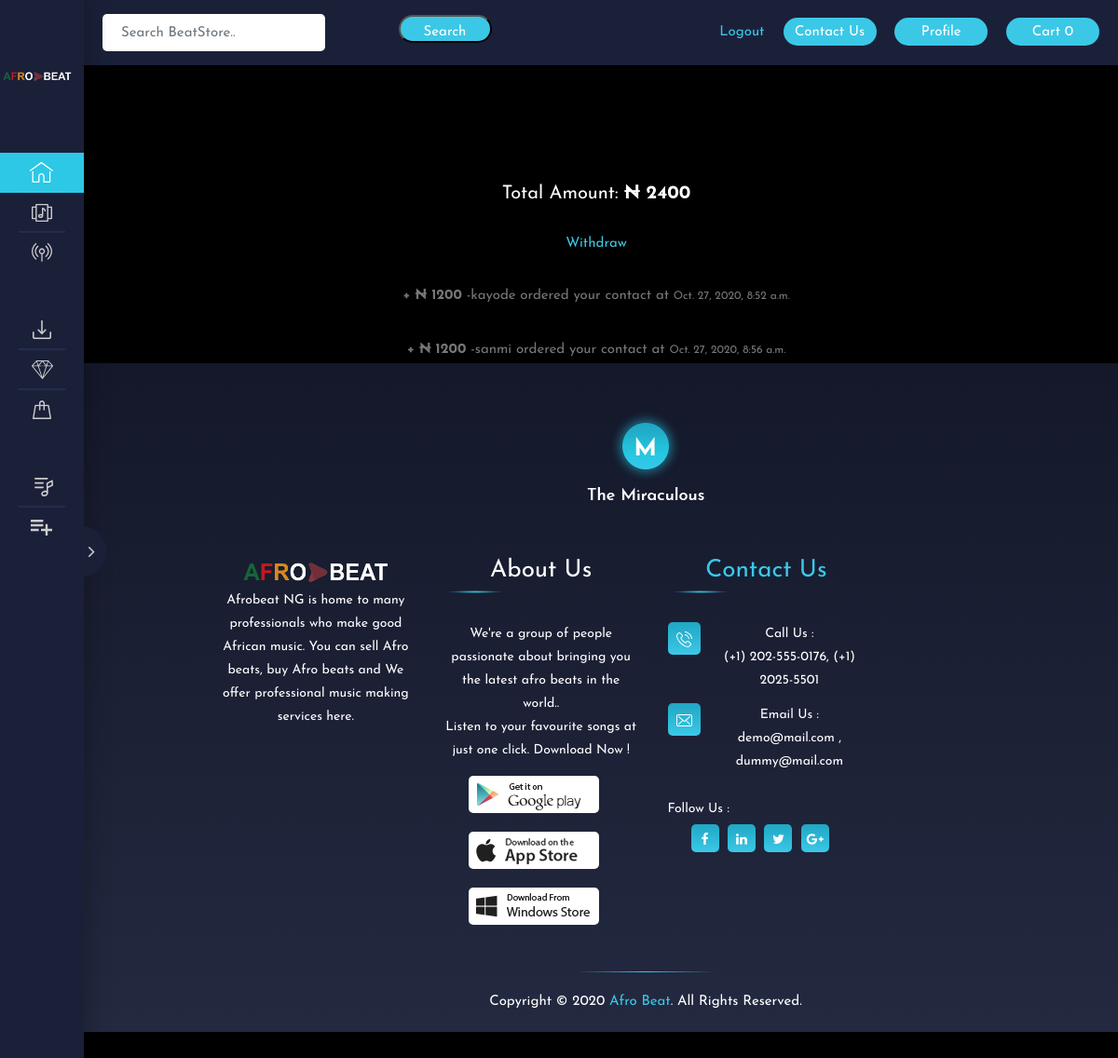
The app's page /contact-orders/ (signed in) with its own data.
### core/models.py (models this page shows, shortened)
class Order(models.Model):
    user = models.ForeignKey(settings.AUTH_USER_MODEL,
                             on_delete=models.CASCADE)
    ref_code = models.CharField(max_length=20, blank=True, null=True)
    beat = models.ManyToManyField(OrderBeat)
    start_date = models.DateTimeField(auto_now_add=True)
    ordered_date = models.DateTimeField()
    ordered = models.BooleanField(default=False)
    payment = models.ForeignKey(
        'Payment', on_delete=models.SET_NULL, blank=True, null=True)
    being_delivered = models.BooleanField(default=False)
    received = models.BooleanField(default=False)
    refund_requested = models.BooleanField(default=False)
    refund_granted = models.BooleanField(default=False)

class OrderContactProf(models.Model):
    user = models.ForeignKey(User, default=1, null=True, on_delete=models.SET_NULL)
    ordered = models.BooleanField(default=False)
    contact = models.ForeignKey(ContactProf, on_delete=models.CASCADE)
    timestamp = models.DateTimeField(auto_now_add=True)

class ContactProf(models.Model):
    user = models.OneToOneField(
        settings.AUTH_USER_MODEL, on_delete=models.CASCADE)
    price = models.IntegerField()
    company_name = models.CharField(max_length=100, blank=True)
    timestamp = models.DateTimeField(auto_now_add=True)
    def __str__(self):
        return self.user.username

### core/views.py (the view)
# urls.py: path('contact-orders/', views.contact_orders, name='conatct-orders'),
@login_required
def contact_orders(request):
	try:
	    contact = ContactProf.objects.get(user=request.user)
	    con = ContactProf.objects.filter(user=request.user)
	    for a in con:
	        cont = a
	        print(cont,'-------------')
	    contact = OrderContactProf.objects.filter(Q(ordered=True) & Q(contact=cont))
	    total = 0
	    for a in contact:
	        total += a.contact.price
	    print(total)
	    try:
	        contactcash = ContactCash.objects.get(user=request.user)
	        cash_for_me = ContactCash.objects.filter(user=request.user)
	        for a in cash_for_me:
	            mine = a.cash
	        context = {'contact': contact, 'total': mine}
	        return render(request, 'core/contact_orders.html', context)
	    except ContactCash.DoesNotExist:
	        obj_ref = ContactCash(user=request.user)
	        obj_ref = ContactCash.objects.create(user=request.user, cash=total)
	        context = {'contact': contact}
	        return render(request, 'core/contact_orders.html', context)
	except ContactProf.DoesNotExist:
		message = "Your contact is not for sale, go to profile to set it if interested"
		context = {'message': message}
		return render(request, 'core/contact_orders.html', context)

### core/templatetags/cart_templates_tag.py (called while the page is built)
@register.filter
def cart_item_count(user):
    if user.is_authenticated:
        qs = Order.objects.filter(user=user, ordered=False)
        if qs.exists():
            return qs[0].beat.count()
    return 0

### core/templates/core/contact_orders.html (shortened to what this page needs)
{% extends 'core/base.html' %}
{% block content %}
<br>
<br>
<br>
<br>
<div class="ms_profile_wrapper">
    <div class="container">
        {% if contact %}
            <div style="padding-top: 40px" class="container"><h1 style="font-size: 20px">Total Amount: <b>&#8358 {{ total }}</b></h1> <p><a href="/withdraw-contact/">Withdraw</a></p>
            </div>
            {% for obj in contact %}
        <div class="card-body">
                    <p style="padding-top: 30px"><b>+ &#8358 {{ obj.contact.price}} </b> -{{ obj.user }} ordered your contact at <small>{{ obj.timestamp }}</small></p>
        </div>
            {% endfor %}
        {% else %}
            <div style="padding-top: 40px" class="container"><h1 style="font-size: 20px">NO order at the present moment , check back later</b></h1> </div>
        {% endif %}
    </div>
{% endblock %}

### core/templates/core/base.html (shortened to what this page needs)
{% load static %}
{% load cart_templates_tag %}
<!DOCTYPE html>
<html lang="en">
<head>
    <link rel="stylesheet" href="https://cdnjs.cloudflare.com/ajax/libs/font-awesome/5.15.1/css/fontawesome.min.css" />
    <link rel="stylesheet" type="text/css" href="{% static 'core/css/open-iconic-bootstrap.min.css' %}">
    <link rel="stylesheet" type="text/css" href="{% static 'core/css/fonts.css' %}">
    <link rel="stylesheet" type="text/css" href="{% static 'core/css/bootstrap.css' %}">
    <link rel="stylesheet" type="text/css" href="{% static 'core/css/font-awesome.min.css' %}">
    <link rel="stylesheet" type="text/css" href="{% static 'core/js/plugins/swiper/css/swiper.min.css' %}">
    <link rel="stylesheet" type="text/css" href="{% static 'core/js/plugins/nice_select/nice-select.css' %}">
    <link rel="stylesheet" type="text/css" href="{% static 'core/js/plugins/player/volume.css' %}">
    <link rel="stylesheet" type="text/css" href="{% static 'core/js/plugins/scroll/jquery.mCustomScrollbar.css' %}">
    <link rel="stylesheet" type="text/css" href="{% static 'core/css/style.css' %}">
</head>
<body>
    <div class="ms_main_wrapper">
        <div class="ms_sidemenu_wrapper">
            <div class="ms_nav_close">
                <i class="fa fa-angle-right" aria-hidden="true"></i>
            </div>
            <div class="ms_sidemenu_inner">
                <div class="ms_logo_inner">
                    <div class="ms_logo">
                        <a href="/"><img style="width: 100%" src="{% static 'core/images/artist/afbc.png' %}" alt=""></a>
                    </div>
                </div>
                </div>
                <div class="ms_nav_wrapper">
                    <ul>
                        <li><a href="/" class="active" title="Home">
                        <span class="nav_icon">
                            <span class="icon icon_discover"></span>
                        </span>
                        </a>
                        </li>
                        <li><a href="/my-beats" title="My Beats">
                        <span class="nav_icon">
                            <span class="icon icon_albums"></span>
                        </span>
                        </a>
                        </li>
                        <li><a href="/get-contacts" title="Get Contacts">
                        <span class="nav_icon">
                            <span class="icon icon_station"></span>
                        </span>
                        </a>
                        </li>
                    </ul>
                    <ul class="nav_downloads">
                        <li><a href="/my-orders" title="My Orders">
                        <span class="nav_icon">
                            <span class="icon icon_download"></span>
                        </span>
                        </a>
                        </li>
                        <li><a href="/contact-orders" title="Contact Orders">
                        <span class="nav_icon">
                            <span class="icon icon_tracks"></span>
                        </span>
                        </a>
                        </li>
                        <li><a href="/purchased" title="Purchased">
                        <span class="nav_icon">
                            <span class="icon icon_purchased"></span>
                        </span>
                        </a>
                        </li>
                    </ul>
                    <ul class="nav_playlist">
                        {% if request.user.is_authenticated and request.user.is_staff %}
                            <li><a href="/admin-list" title="All Beats">
                            <span class="nav_icon">
                                <span class="icon icon_fe_playlist"></span>
                            </span>
                            </a>
                            </li>
                        {% endif %}
                        <li><a href="/upload-beat" title="Upload Beat">
                        <span class="nav_icon">
                            <span class="icon icon_c_playlist"></span>
                        </span>
                        </a>
                        </li>
                    </ul>
                </div>
            </div>
        </div>
        <div class="ms_header">
            <div class="ms_top_left">
                <div class="ms_top_search">
                    <form class="form-inline" method='GET' action="/search" autocomplete="off">
                        <input type="text" class="form-control" name='q' id="q" value="{{ request.GET.q }}"placeholder="Search BeatStore..">
                </div>
                <div class="ms_top_trend">
                    <button type="submit" class="ms_btn">Search</button>
                </div>
            </div>
            <div class="ms_top_right">
                {% if request.user.is_authenticated %}
                <div class="ms_top_lang">
                    <a href="/logout/"><span data-toggle="modal" data-target="#lang_modal">Logout </span></a>
                </div>
                <div class="ms_top_btn">
                    <a href="/contact-us/" class="ms_btn reg_btn"><span>Contact Us</span></a>
                    <a href="/profile/" class="ms_btn reg_btn"><span>Profile</span></a>
                    <a href="/order-summary/" class="ms_btn reg_btn"><span>Cart {{ request.user|cart_item_count }}</span></a>
                 </div>
                {% else %}
                <div class="ms_top_btn">
                    <a href="/contact-us/" class="ms_btn reg_btn"><span>Contact Us</span></a>
                    <a href="/signup" class="ms_btn reg_btn" ><span>register</span></a>
                    <a href="/login" class="ms_btn login_btn"><span>login</span></a>
                 </div>
                 {% endif %}
            </div>
        </div>
        {% block content %}
        {% endblock %}
        <div class="ms_footer_wrapper">
            <div class="ms_footer_logo">
                <a href="index.html"><img src="images/open_logo.png" alt=""></a>
            </div>
            <div class="ms_footer_inner">
                <div class="row">
                    <div class="col-lg-3 col-md-6">
                        <div class="footer_box">
                            <img style="width: 80%" src="{% static 'core/images/artist/afbc.png' %}" alt="">
                            <p>Afrobeat NG is home to many professionals who make good African music. You can sell Afro beats, buy Afro beats and We offer professional music making services here.</p>
                        </div>
                    </div>
                    <div class="col-lg-3 col-md-6">
                        <div class="footer_box footer_app">
                            <h1 class="footer_title">About Us</h1>
                            <p>We're a group of people passionate about bringing you the latest afro beats in the world..<br> Listen to your favourite songs at just one click. Download Now !</p>
                            <a href="#" class="foo_app_btn"><img src="images/google_play.jpg" alt="" class="img-fluid"></a>
                            <a href="#" class="foo_app_btn"><img src="images/app_store.jpg" alt="" class="img-fluid"></a>
                            <a href="#" class="foo_app_btn"><img src="images/windows.jpg" alt="" class="img-fluid"></a>
                        </div>
                    </div>
                     <div class="col-lg-3 col-md-6">
                        <div class="footer_box footer_contacts">
                            <h1 class="footer_title"><a href="/contact-us">contact us</h1></a>
                            <ul class="foo_con_info">
                                <li>
                                    <div class="foo_con_icon">
                                        <img src="images/svg/phone.svg" alt="">
                                    </div>
                                    <div class="foo_con_data">
                                        <span class="con-title">Call us :</span>
                                        <span>(+1) 202-555-0176, (+1) 2025-5501</span>
                                    </div>
                                </li>
                                <li>
                                    <div class="foo_con_icon">
                                        <img src="images/svg/message.svg" alt="">
                                    </div>
                                    <div class="foo_con_data">
                                        <span class="con-title">email us :</span>
                                        <span><a href="#">demo@mail.com </a>, <a href="#">dummy@mail.com</a></span>
                                    </div>
                                </li>
                            </ul>
                            <div class="foo_sharing">
                                <div class="share_title">follow us :</div>
                                <ul>
                                    <li><a href="#"><i class="fa fa-facebook" aria-hidden="true"></i></a></li>
                                    <li><a href="#"><i class="fa fa-linkedin" aria-hidden="true"></i></a></li>
                                    <li><a href="#"><i class="fa fa-twitter" aria-hidden="true"></i></a></li>
                                    <li><a href="#"><i class="fa fa-google-plus" aria-hidden="true"></i></a></li>
                                </ul>
                            </div>
                        </div>
                    </div>
                </div>
            </div>
            <div class="col-lg-12">
                <div class="ms_copyright">
                    <div class="footer_border"></div>
                    <p>Copyright &copy; 2020 <a href="#">Afro Beat</a>. All Rights Reserved.</p>
                </div>
            </div>
        </div>
</body>
</html>

### records on screen
OrderContactProf: contact.price "1200", user "kayode", timestamp "Oct. 27, 2020, 8:52 a.m."
OrderContactProf: contact.price "1200", user "sanmi", timestamp "Oct. 27, 2020, 8:56 a.m."

### other values on screen
{{ request.user|cart_item_count }} "0"
{{ total }} "2400"
